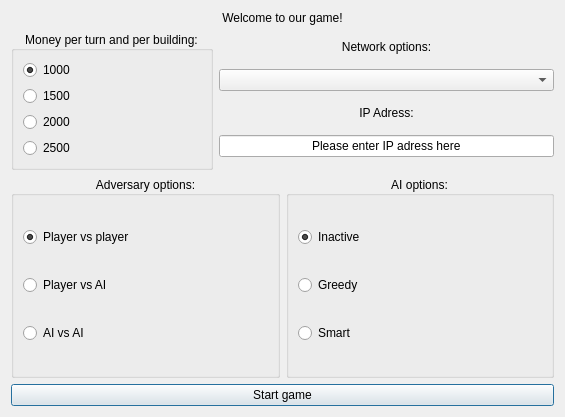
<?xml version="1.0" encoding="UTF-8"?>
<ui version="4.0">
 <class>StartingWindow</class>
 <widget class="QDialog" name="StartingWindow">
  <property name="geometry">
   <rect>
    <x>0</x>
    <y>0</y>
    <width>565</width>
    <height>417</height>
   </rect>
  </property>
  <property name="windowTitle">
   <string>Dialog</string>
  </property>
  <layout class="QVBoxLayout" name="verticalLayout_3">
   <item>
    <widget class="QLabel" name="label">
     <property name="sizePolicy">
      <sizepolicy hsizetype="Preferred" vsizetype="Fixed">
       <horstretch>0</horstretch>
       <verstretch>0</verstretch>
      </sizepolicy>
     </property>
     <property name="frameShape">
      <enum>QFrame::NoFrame</enum>
     </property>
     <property name="text">
      <string>Welcome to our game!</string>
     </property>
     <property name="alignment">
      <set>Qt::AlignHCenter|Qt::AlignTop</set>
     </property>
     <property name="buddy">
      <cstring></cstring>
     </property>
    </widget>
   </item>
   <item>
    <layout class="QHBoxLayout" name="horizontalLayout_2">
     <item>
      <layout class="QVBoxLayout" name="verticalLayout_4">
       <item>
        <widget class="QGroupBox" name="groupBox">
         <property name="title">
          <string>Money per turn and per building:</string>
         </property>
         <property name="alignment">
          <set>Qt::AlignCenter</set>
         </property>
         <layout class="QVBoxLayout" name="verticalLayout_5">
          <item>
           <widget class="QRadioButton" name="IncomeOption_1">
            <property name="text">
             <string>1000</string>
            </property>
            <property name="checked">
             <bool>true</bool>
            </property>
           </widget>
          </item>
          <item>
           <widget class="QRadioButton" name="IncomeOption_2">
            <property name="text">
             <string>1500</string>
            </property>
           </widget>
          </item>
          <item>
           <widget class="QRadioButton" name="IncomeOption_3">
            <property name="text">
             <string>2000</string>
            </property>
           </widget>
          </item>
          <item>
           <widget class="QRadioButton" name="IncomeOption_4">
            <property name="text">
             <string>2500</string>
            </property>
           </widget>
          </item>
         </layout>
        </widget>
       </item>
      </layout>
     </item>
     <item>
      <layout class="QVBoxLayout" name="verticalLayout_8">
       <item>
        <widget class="QLabel" name="label_2">
         <property name="sizePolicy">
          <sizepolicy hsizetype="Preferred" vsizetype="Fixed">
           <horstretch>0</horstretch>
           <verstretch>0</verstretch>
          </sizepolicy>
         </property>
         <property name="text">
          <string>Network options:</string>
         </property>
         <property name="alignment">
          <set>Qt::AlignHCenter|Qt::AlignTop</set>
         </property>
        </widget>
       </item>
       <item>
        <widget class="QComboBox" name="comboBox"/>
       </item>
       <item>
        <widget class="QLabel" name="label_3">
         <property name="sizePolicy">
          <sizepolicy hsizetype="Preferred" vsizetype="Fixed">
           <horstretch>0</horstretch>
           <verstretch>0</verstretch>
          </sizepolicy>
         </property>
         <property name="text">
          <string>IP Adress:</string>
         </property>
         <property name="alignment">
          <set>Qt::AlignCenter</set>
         </property>
        </widget>
       </item>
       <item>
        <widget class="QLineEdit" name="lineEdit">
         <property name="text">
          <string>Please enter IP adress here</string>
         </property>
         <property name="alignment">
          <set>Qt::AlignCenter</set>
         </property>
         <property name="readOnly">
          <bool>false</bool>
         </property>
        </widget>
       </item>
      </layout>
     </item>
    </layout>
   </item>
   <item>
    <layout class="QHBoxLayout" name="horizontalLayout">
     <item>
      <layout class="QVBoxLayout" name="verticalLayout_2">
       <item>
        <widget class="QGroupBox" name="groupBox_2">
         <property name="title">
          <string>Adversary options:</string>
         </property>
         <property name="alignment">
          <set>Qt::AlignCenter</set>
         </property>
         <property name="flat">
          <bool>false</bool>
         </property>
         <property name="checkable">
          <bool>false</bool>
         </property>
         <property name="checked">
          <bool>false</bool>
         </property>
         <layout class="QVBoxLayout" name="verticalLayout_6">
          <item>
           <widget class="QRadioButton" name="GameOption_1">
            <property name="cursor">
             <cursorShape>ArrowCursor</cursorShape>
            </property>
            <property name="text">
             <string>Player vs player</string>
            </property>
            <property name="checked">
             <bool>true</bool>
            </property>
           </widget>
          </item>
          <item>
           <widget class="QRadioButton" name="GameOption_2">
            <property name="text">
             <string>Player vs AI</string>
            </property>
           </widget>
          </item>
          <item>
           <widget class="QRadioButton" name="GameOption_3">
            <property name="text">
             <string>AI vs AI</string>
            </property>
           </widget>
          </item>
         </layout>
        </widget>
       </item>
      </layout>
     </item>
     <item>
      <layout class="QVBoxLayout" name="verticalLayout">
       <item>
        <widget class="QGroupBox" name="groupBox_3">
         <property name="title">
          <string>AI options:</string>
         </property>
         <property name="alignment">
          <set>Qt::AlignCenter</set>
         </property>
         <layout class="QVBoxLayout" name="verticalLayout_7">
          <item>
           <widget class="QRadioButton" name="IAOption_1">
            <property name="text">
             <string>Inactive</string>
            </property>
            <property name="checked">
             <bool>true</bool>
            </property>
           </widget>
          </item>
          <item>
           <widget class="QRadioButton" name="IAOption_2">
            <property name="text">
             <string>Greedy</string>
            </property>
            <property name="checked">
             <bool>false</bool>
            </property>
           </widget>
          </item>
          <item>
           <widget class="QRadioButton" name="IAOption_3">
            <property name="text">
             <string>Smart</string>
            </property>
           </widget>
          </item>
         </layout>
        </widget>
       </item>
      </layout>
     </item>
    </layout>
   </item>
   <item>
    <widget class="QPushButton" name="pushButton">
     <property name="cursor">
      <cursorShape>PointingHandCursor</cursorShape>
     </property>
     <property name="mouseTracking">
      <bool>false</bool>
     </property>
     <property name="text">
      <string>Start game</string>
     </property>
    </widget>
   </item>
  </layout>
 </widget>
 <resources/>
 <connections/>
</ui>
